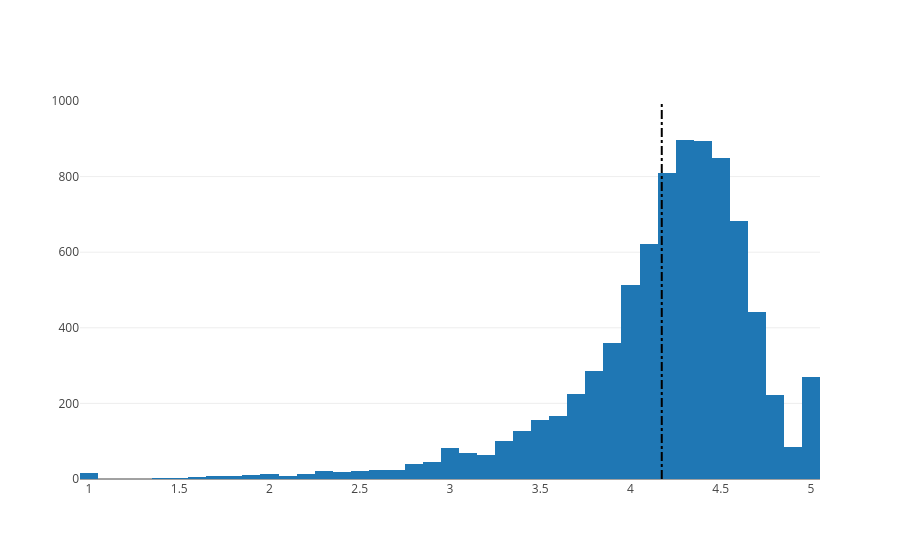

This figure's notebook cell:
### Markdown cell above
## 5. Distribution of app ratings
<p>After having witnessed the market share for each category of apps, let's see how all these apps perform on an average. App ratings (on a scale of 1 to 5) impact the discoverability, conversion of apps as well as the company's overall brand image. Ratings are a key performance indicator of an app.</p>
<p>From our research, we found that the average volume of ratings across all app categories is <code>4.17</code>. The histogram plot is skewed to the left indicating that the majority of the apps are highly rated with only a few exceptions in the low-rated apps.</p>

### Code cell
# Average rating of apps
avg_app_rating = apps['Rating'].mean()
print('Average app rating = ', avg_app_rating)

# Distribution of apps according to their ratings
data = [go.Histogram(
        x = apps['Rating']
)]

# Vertical dashed line to indicate the average app rating
layout = {'shapes': [{
              'type' :'line',
              'x0': avg_app_rating,
              'y0': 0,
              'x1': avg_app_rating,
              'y1': 1000,
              'line': { 'dash': 'dashdot'}
          }]
          }

plotly.offline.iplot({'data': data, 'layout': layout})

### Figure 1 — Plotly figure (JSON) as saved in the notebook; plotly's stock layout.template omitted (floating-point values rounded to 4 significant figures; data arrays with more than 128 entries replaced by an {"elided": "..."} marker saying what was removed)
{"data": [{"x": {"elided": "9659 float values"}, "type": "histogram", "uid": "1a207f55-ec3c-4f79-a0cf-8284fb17c814"}], "layout": {"shapes": [{"line": {"dash": "dashdot"}, "type": "line", "x0": 4.173, "x1": 4.173, "y0": 0, "y1": 1000}]}}
